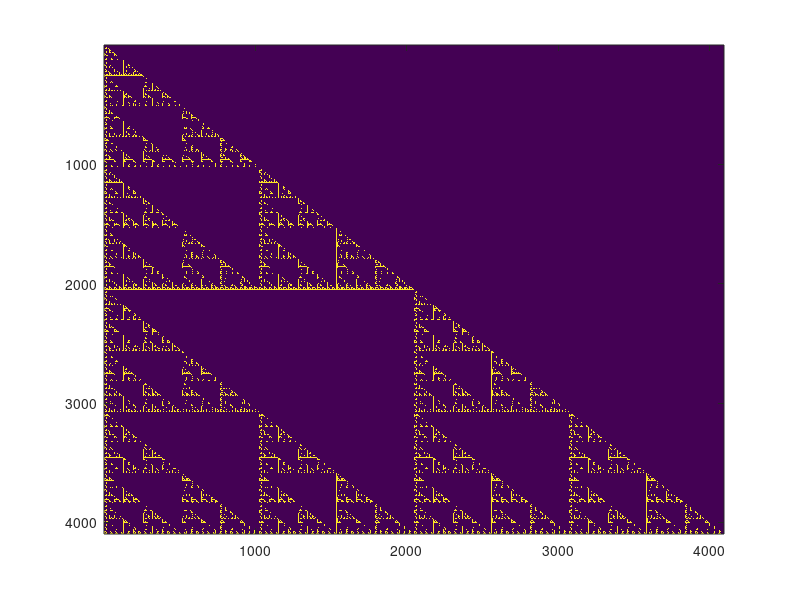

This figure's MATLAB source:
function adiacenza=sierpinski(potenza)
% adiacenza = sierpinski(N)
%
% Restituisce la matrice di adiacenza simmetrica sparse, per il triangolo di Sierpinski di generazione N.

if(nargin<1)
    potenza=12;
end

% rimuovere il controllo se si ha RAM a sufficienza
if(~(potenza > 0 && potenza<18))
    disp('Probabilmente la generazione richiesta e` troppo grande, troncamento a 13')
    potenza=13;
end

% lato massimo del triangolo
N=2^potenza;
% numero di siti nonnulli
siti=3^potenza;

% informazioni
disp(['Triangolo sierpinski, generazione ' num2str(potenza) ', siti ' num2str(siti)])
disp(['Elementi nonnulli matrice di adiacenza(simm) ' num2str((siti-1)*3)])

% l1: riga 'precedente' nell'iterazione
% l2: riga 'corrente'
l1=zeros(N,1);
l2=zeros(N,1);
l1(1)=1;
l2(1)=1;
% etichette degli elementi nonnulli interazione precedente
etichette1=l1;

%trivettore minimo di adiacenza
vicini=zeros(siti,3);

disegno=zeros(N);
disegno(1,:)=l1;
nonnulli=1;
colonna=0:(N-1);
for i=2:N
    l2(2:i)=mod(l1(2:i)+l1(1:(i-1)) , 2);
    %l2=bitand(colonna,i)==2;
    da_numerare=find(l2);
    quanti=length(da_numerare);
    
    % etichette iterazione corrente
    etichette2=zeros(N,1);
    % si assegnano etichette crescenti ai nonnulli
    new_labels=(nonnulli+1):(nonnulli+quanti);
    etichette2(da_numerare)=new_labels;
    % conto progressivo dei nonnulli
    nonnulli=nonnulli+quanti;
        
    % escludiamo il primo elemento, che e' 1, non avendo vicini a sinistra
    % lo trattiamo separatamente 
    da_numerare2=da_numerare(2:end);
    vicini(new_labels(1),:)=[etichette1(1),0,0];
    
    % i possibili vicini sono 1-in alto a sinistra, 2-in alto, 3-a sinistra
    vicini(new_labels(2:end),:)= [etichette1(da_numerare2-1), ...
                                etichette1(da_numerare2), ...
                                etichette2(da_numerare2-1)];
    
    disegno(i,:)=l2;
    
    %iterazione corrente diventa precedente
    l1=l2;
    etichette1=etichette2;
end
%disp(nonnulli)
imagesc(disegno);
disp(' ')
disp('Calcolo completato, compilazione matrice sparse');

% costruzione della matrice di adiacenza propriamente detta
[indici_riga,~,indici_colonna]=find(vicini);
clear vicini;
adiacenza=sparse(indici_riga,indici_colonna,1,siti,siti,(siti-1)*3);

% commentare la riga se si vuole solo una matrice lower triangular
adiacenza=adiacenza+adiacenza';
end